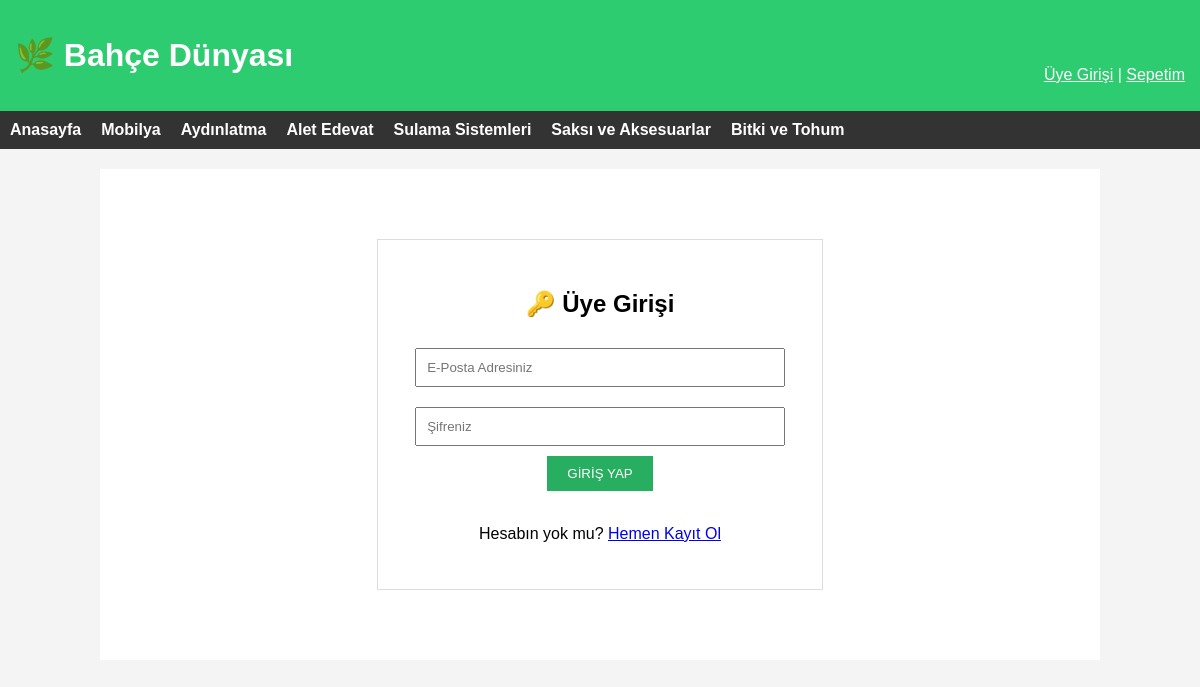
/giris.php, run on the app's committed database.
### tables this page shows
CREATE TABLE IF NOT EXISTS `kategoriler` (
  `id` int NOT NULL AUTO_INCREMENT,
  `kategori_adi` varchar(100) NOT NULL,
  `ust_id` int DEFAULT '0',
  PRIMARY KEY (`id`)
);

### ust_kisim.php (the view, shortened to what this page needs)
<?php
include 'baglan.php';
?>
<!DOCTYPE html>
<html lang="tr">
<head>
</head>
<body>
<header>
    <h1>🌿 Bahçe Dünyası</h1>
    <div style="float:right; margin-top:-30px;">
        <?php if(isset($_SESSION['uye_id'])): ?>
            Hoşgeldin, <?php echo $_SESSION['uye_ad']; ?> | <a href="cikis.php" style="color:white;">Çıkış</a>
        <?php else: ?>
            <a href="giris.php" style="color:white;">Üye Girişi</a>
        <?php endif; ?>
        | <a href="sepet.php" style="color:white;">Sepetim</a>
    </div>
</header>
<div class="menu">
    <a href="index.php">Anasayfa</a>
    <?php
    $kategori_sor = mysqli_query($baglanti, "SELECT * FROM kategoriler WHERE ust_id = 0");
    while($kat = mysqli_fetch_assoc($kategori_sor)) {
        echo '<a href="kategori.php?id='.$kat['id'].'">'.$kat['kategori_adi'].'</a>';
    }
    ?>
</div>
<div class="container">

### ust_kisim.php (style rules this page uses)
body { font-family: Arial, sans-serif; margin: 0; padding: 0; background: #f4f4f4; }
header { background: #2ecc71; color: white; padding: 15px; }
.menu { display: flex; gap: 20px; background: #333; padding: 10px; }
.menu a { color: white; text-decoration: none; font-weight: bold; }
.container { width: 80%; margin: 20px auto; background: white; padding: 20px; min-height: 400px; }

### data on the page
kategoriler: kategori_adi "Mobilya"
kategoriler: kategori_adi "Aydınlatma"
kategoriler: kategori_adi "Alet Edevat"
kategoriler: kategori_adi "Sulama Sistemleri"
kategoriler: kategori_adi "Saksı ve Aksesuarlar"
kategoriler: kategori_adi "Bitki ve Tohum"
